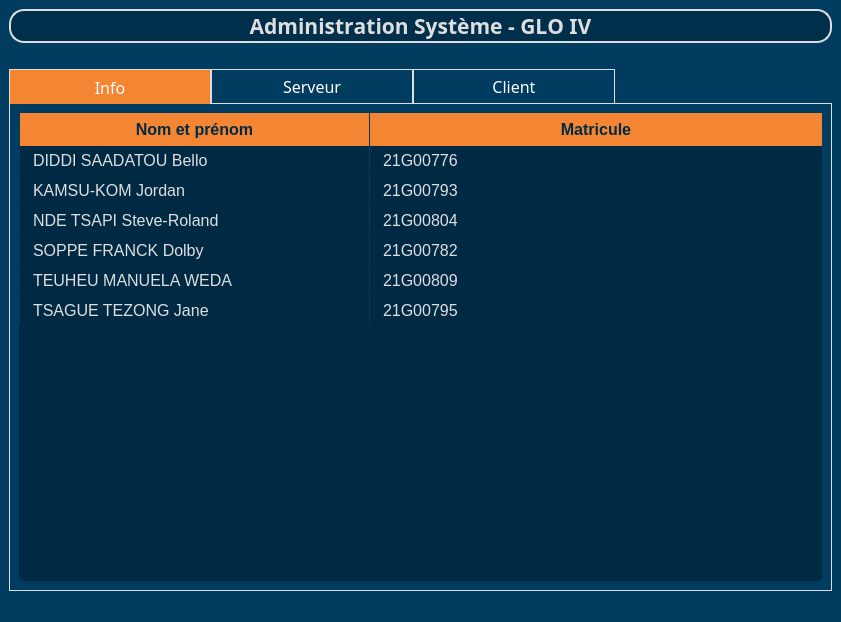
<?xml version="1.0" encoding="UTF-8"?>
<ui version="4.0">
 <class>MainWindow</class>
 <widget class="QMainWindow" name="MainWindow">
  <property name="geometry">
   <rect>
    <x>0</x>
    <y>0</y>
    <width>841</width>
    <height>622</height>
   </rect>
  </property>
  <property name="windowTitle">
   <string>Client-Serveur</string>
  </property>
  <property name="styleSheet">
   <string notr="true">background-color: #003C5F</string>
  </property>
  <widget class="QWidget" name="centralwidget">
   <layout class="QVBoxLayout" name="verticalLayout_3">
    <item>
     <layout class="QVBoxLayout" name="verticalLayout">
      <item>
       <widget class="QLabel" name="title">
        <property name="font">
         <font>
          <family>Montserrat SemiBold</family>
          <pointsize>16</pointsize>
          <weight>75</weight>
          <bold>true</bold>
          <stylestrategy>PreferDefault</stylestrategy>
          <kerning>false</kerning>
         </font>
        </property>
        <property name="styleSheet">
         <string notr="true">QLabel{
	background: rgba(0, 42, 68, 183);
	color: #dedede;
	border: 2px solid #dedede;
	border-radius: 15px;
}
</string>
        </property>
        <property name="text">
         <string>Administration Système - GLO IV</string>
        </property>
        <property name="alignment">
         <set>Qt::AlignCenter</set>
        </property>
       </widget>
      </item>
      <item>
       <spacer name="verticalSpacer">
        <property name="orientation">
         <enum>Qt::Vertical</enum>
        </property>
        <property name="sizeType">
         <enum>QSizePolicy::Fixed</enum>
        </property>
        <property name="sizeHint" stdset="0">
         <size>
          <width>20</width>
          <height>20</height>
         </size>
        </property>
       </spacer>
      </item>
      <item>
       <widget class="QTabWidget" name="pages">
        <property name="font">
         <font>
          <family>Montserrat Medium</family>
          <pointsize>12</pointsize>
         </font>
        </property>
        <property name="styleSheet">
         <string notr="true">QTabWidget{
	background: #003c5f;
}

QTabWidget::pane {
  border: 1px solid #DEDEDE;
  top:-1px; 
} 

QTabBar::tab {
	width: 100%;
  	color: #fff; 
  	border: 1px solid #DEDEDE;
  	padding: 5px 50px;
} 

QTabBar::tab:selected, QTabBar::tab:hover { 
  	background: #F38533; 
	margin-bottom: -1px; 
}</string>
        </property>
        <property name="currentIndex">
         <number>0</number>
        </property>
        <widget class="QWidget" name="pagePresentation">
         <property name="font">
          <font>
           <family>Montserrat Medium</family>
           <pointsize>12</pointsize>
          </font>
         </property>
         <attribute name="title">
          <string>Info</string>
         </attribute>
         <layout class="QVBoxLayout" name="verticalLayout_5">
          <item>
           <layout class="QVBoxLayout" name="verticalLayout_4">
            <item>
             <widget class="QTableWidget" name="table_camera">
              <property name="enabled">
               <bool>false</bool>
              </property>
              <property name="sizePolicy">
               <sizepolicy hsizetype="Expanding" vsizetype="Expanding">
                <horstretch>0</horstretch>
                <verstretch>0</verstretch>
               </sizepolicy>
              </property>
              <property name="cursor" stdset="0">
               <cursorShape>PointingHandCursor</cursorShape>
              </property>
              <property name="styleSheet">
               <string notr="true">*{
	background: #003C5F;
	font-size: 16px;
	color: #dedede;
}

QTableWidget {
	background: #002A44;
	border-radius: 5px;
}

 QScrollBar:vertical {
	border: none;
    background: rgb(52, 59, 72);
    width: 14px;
    margin: 21px 0 21px 0;
	border-radius: 0px;
 }

 QScrollBar::handle:vertical {	
	background: rgb(85, 170, 255);
    min-height: 25px;
	border-radius: 7px
 }
 QScrollBar::add-line:vertical {
     border: none;
    background: rgb(55, 63, 77);
     height: 20px;
	border-bottom-left-radius: 7px;
    border-bottom-right-radius: 7px;
     subcontrol-position: bottom;
     subcontrol-origin: margin;
 }
 QScrollBar::sub-line:vertical {
	border: none;
    background: rgb(55, 63, 77);
     height: 20px;
	border-top-left-radius: 7px;
    border-top-right-radius: 7px;
     subcontrol-position: top;
     subcontrol-origin: margin;
 }

 QScrollBar::up-arrow:vertical, QScrollBar::down-arrow:vertical {
     background: none;
 }

 QScrollBar::add-page:vertical, QScrollBar::sub-page:vertical {
     background: none;
 }


QHeaderView::section:horizontal {
	background-color: #F38533;
	padding: 5px;
	font-size: 16px;
	font-weight: bold;
	color: #002A44;
	border-radius: 0;
	border-left: 1px solid #003C5F;
}

QTableView::item {
	background: #002A44;
	border-left: 1px solid #003c5f;
	color: #dedede;
	padding-left: 10px;
}

QTableView::item:hover, QTableView::item:selected, QTableView::item:focus {
	background: #003c5f;
	color: #dedede;
}
</string>
              </property>
              <property name="frameShape">
               <enum>QFrame::NoFrame</enum>
              </property>
              <property name="verticalScrollBarPolicy">
               <enum>Qt::ScrollBarAsNeeded</enum>
              </property>
              <property name="editTriggers">
               <set>QAbstractItemView::DoubleClicked</set>
              </property>
              <property name="alternatingRowColors">
               <bool>false</bool>
              </property>
              <property name="selectionMode">
               <enum>QAbstractItemView::SingleSelection</enum>
              </property>
              <property name="selectionBehavior">
               <enum>QAbstractItemView::SelectRows</enum>
              </property>
              <property name="textElideMode">
               <enum>Qt::ElideLeft</enum>
              </property>
              <property name="gridStyle">
               <enum>Qt::NoPen</enum>
              </property>
              <property name="sortingEnabled">
               <bool>true</bool>
              </property>
              <property name="wordWrap">
               <bool>true</bool>
              </property>
              <property name="cornerButtonEnabled">
               <bool>false</bool>
              </property>
              <attribute name="horizontalHeaderCascadingSectionResizes">
               <bool>true</bool>
              </attribute>
              <attribute name="horizontalHeaderDefaultSectionSize">
               <number>350</number>
              </attribute>
              <attribute name="horizontalHeaderStretchLastSection">
               <bool>true</bool>
              </attribute>
              <attribute name="verticalHeaderVisible">
               <bool>false</bool>
              </attribute>
              <attribute name="verticalHeaderStretchLastSection">
               <bool>false</bool>
              </attribute>
              <row>
               <property name="text">
                <string>DIDDI</string>
               </property>
              </row>
              <row>
               <property name="text">
                <string>KAMSU</string>
               </property>
              </row>
              <row>
               <property name="text">
                <string>NDE</string>
               </property>
              </row>
              <row>
               <property name="text">
                <string>SOPPE</string>
               </property>
              </row>
              <row>
               <property name="text">
                <string>TEUHEU</string>
               </property>
              </row>
              <row>
               <property name="text">
                <string>TSAGUE</string>
               </property>
              </row>
              <column>
               <property name="text">
                <string>Nom et prénom</string>
               </property>
              </column>
              <column>
               <property name="text">
                <string>Matricule</string>
               </property>
              </column>
              <item row="0" column="0">
               <property name="text">
                <string>DIDDI SAADATOU Bello</string>
               </property>
              </item>
              <item row="0" column="1">
               <property name="text">
                <string>21G00776</string>
               </property>
              </item>
              <item row="1" column="0">
               <property name="text">
                <string>KAMSU-KOM Jordan</string>
               </property>
              </item>
              <item row="1" column="1">
               <property name="text">
                <string>21G00793</string>
               </property>
              </item>
              <item row="2" column="0">
               <property name="text">
                <string>NDE TSAPI Steve-Roland</string>
               </property>
              </item>
              <item row="2" column="1">
               <property name="text">
                <string>21G00804</string>
               </property>
              </item>
              <item row="3" column="0">
               <property name="text">
                <string>SOPPE FRANCK Dolby</string>
               </property>
              </item>
              <item row="3" column="1">
               <property name="text">
                <string>21G00782</string>
               </property>
              </item>
              <item row="4" column="0">
               <property name="text">
                <string>TEUHEU MANUELA WEDA</string>
               </property>
              </item>
              <item row="4" column="1">
               <property name="text">
                <string>21G00809</string>
               </property>
              </item>
              <item row="5" column="0">
               <property name="text">
                <string>TSAGUE TEZONG Jane</string>
               </property>
              </item>
              <item row="5" column="1">
               <property name="text">
                <string>21G00795</string>
               </property>
              </item>
             </widget>
            </item>
           </layout>
          </item>
         </layout>
        </widget>
        <widget class="QWidget" name="pageServeur">
         <property name="font">
          <font>
           <family>Montserrat Medium</family>
           <pointsize>12</pointsize>
          </font>
         </property>
         <attribute name="title">
          <string>Serveur</string>
         </attribute>
         <layout class="QVBoxLayout" name="verticalLayout_2">
          <item>
           <layout class="QVBoxLayout" name="verticalLayout_6">
            <item>
             <layout class="QHBoxLayout" name="horizontalLayout_2">
              <property name="topMargin">
               <number>10</number>
              </property>
              <property name="bottomMargin">
               <number>10</number>
              </property>
              <item>
               <widget class="QLabel" name="label_2">
                <property name="font">
                 <font>
                  <family>Montserrat Medium</family>
                  <pointsize>12</pointsize>
                 </font>
                </property>
                <property name="styleSheet">
                 <string notr="true">QLabel {
	color: #dedede;
	padding: 5px;
}</string>
                </property>
                <property name="text">
                 <string>Adresse IP : </string>
                </property>
               </widget>
              </item>
              <item>
               <widget class="QLabel" name="adresseIPServeur">
                <property name="sizePolicy">
                 <sizepolicy hsizetype="Preferred" vsizetype="Preferred">
                  <horstretch>0</horstretch>
                  <verstretch>0</verstretch>
                 </sizepolicy>
                </property>
                <property name="font">
                 <font>
                  <family>Montserrat ExtraBold</family>
                  <pointsize>12</pointsize>
                  <weight>75</weight>
                  <bold>true</bold>
                 </font>
                </property>
                <property name="styleSheet">
                 <string notr="true">QLabel {
	padding: 0 15px 0 27px;
	border: 2px solid #dedede;
	color: #dedede;
	background: transparent;
	border-radius: 15px;
}
</string>
                </property>
                <property name="text">
                 <string>0.0.0.0</string>
                </property>
                <property name="alignment">
                 <set>Qt::AlignCenter</set>
                </property>
               </widget>
              </item>
             </layout>
            </item>
            <item>
             <layout class="QHBoxLayout" name="horizontalLayout_4">
              <property name="topMargin">
               <number>10</number>
              </property>
              <property name="bottomMargin">
               <number>10</number>
              </property>
              <item>
               <widget class="QLabel" name="label_6">
                <property name="font">
                 <font>
                  <family>Montserrat Medium</family>
                  <pointsize>12</pointsize>
                 </font>
                </property>
                <property name="styleSheet">
                 <string notr="true">QLabel {
	color: #dedede;
	padding: 5px;
}</string>
                </property>
                <property name="text">
                 <string>Port :</string>
                </property>
               </widget>
              </item>
              <item>
               <widget class="QSpinBox" name="portServeur">
                <property name="sizePolicy">
                 <sizepolicy hsizetype="Minimum" vsizetype="Preferred">
                  <horstretch>0</horstretch>
                  <verstretch>0</verstretch>
                 </sizepolicy>
                </property>
                <property name="toolTip">
                 <string extracomment="Entrer un numéro de port sur lequel communiquer."/>
                </property>
                <property name="toolTipDuration">
                 <number>10</number>
                </property>
                <property name="statusTip">
                 <string/>
                </property>
                <property name="styleSheet">
                 <string notr="true">QSpinBox {
	padding: 0 15px 0 27px;
	border: 2px solid #dedede;
	color: #dedede;
	background: transparent;
	border-radius: 15px;
}

QSpinBox:hover, QSpinBox:focus {
	border-color: #F38533;
}</string>
                </property>
                <property name="minimum">
                 <number>1000</number>
                </property>
                <property name="maximum">
                 <number>9999</number>
                </property>
               </widget>
              </item>
             </layout>
            </item>
            <item alignment="Qt::AlignHCenter">
             <widget class="QPushButton" name="lancerServeur">
              <property name="enabled">
               <bool>true</bool>
              </property>
              <property name="sizePolicy">
               <sizepolicy hsizetype="Fixed" vsizetype="Fixed">
                <horstretch>0</horstretch>
                <verstretch>0</verstretch>
               </sizepolicy>
              </property>
              <property name="font">
               <font>
                <family>Montserrat SemiBold</family>
                <pointsize>11</pointsize>
               </font>
              </property>
              <property name="styleSheet">
               <string notr="true">QPushButton {
	color: #dedede;
	background: #002A44;
	border: 2px solid #dedede;
	border-radius: 15px;
	padding: 2px 15px;
}

QPushButton:disabled {
	background: rgb(0, 82, 129);
}

QPushButton:hover {
	background: #003c5f;
	border-color: #F38533;
}

QPushButton:pressed {
	background: #F38533;
}</string>
              </property>
              <property name="text">
               <string>Lancer</string>
              </property>
             </widget>
            </item>
            <item>
             <spacer name="verticalSpacer_2">
              <property name="orientation">
               <enum>Qt::Vertical</enum>
              </property>
              <property name="sizeType">
               <enum>QSizePolicy::Fixed</enum>
              </property>
              <property name="sizeHint" stdset="0">
               <size>
                <width>20</width>
                <height>20</height>
               </size>
              </property>
             </spacer>
            </item>
            <item>
             <widget class="QTextEdit" name="messagesServeur">
              <property name="enabled">
               <bool>true</bool>
              </property>
              <property name="font">
               <font>
                <family>Montserrat Medium</family>
                <pointsize>10</pointsize>
               </font>
              </property>
              <property name="styleSheet">
               <string notr="true">color: white; background: #002A44</string>
              </property>
              <property name="readOnly">
               <bool>true</bool>
              </property>
              <property name="html">
               <string>&lt;!DOCTYPE HTML PUBLIC &quot;-//W3C//DTD HTML 4.0//EN&quot; &quot;http://www.w3.org/TR/REC-html40/strict.dtd&quot;&gt;
&lt;html&gt;&lt;head&gt;&lt;meta name=&quot;qrichtext&quot; content=&quot;1&quot; /&gt;&lt;style type=&quot;text/css&quot;&gt;
p, li { white-space: pre-wrap; }
&lt;/style&gt;&lt;/head&gt;&lt;body style=&quot; font-family:'Montserrat Medium'; font-size:10pt; font-weight:400; font-style:normal;&quot;&gt;
&lt;p style=&quot; margin-top:0px; margin-bottom:0px; margin-left:0px; margin-right:0px; -qt-block-indent:0; text-indent:0px;&quot;&gt;&lt;span style=&quot; font-family:'MS Shell Dlg 2'; font-weight:600;&quot;&gt;- Nom du Serveur :&lt;/span&gt;&lt;span style=&quot; font-family:'MS Shell Dlg 2'; font-size:7.8pt;&quot;&gt; Groupe Warriors&lt;/span&gt;&lt;/p&gt;&lt;/body&gt;&lt;/html&gt;</string>
              </property>
             </widget>
            </item>
           </layout>
          </item>
         </layout>
        </widget>
        <widget class="QWidget" name="pageClient">
         <attribute name="title">
          <string>Client</string>
         </attribute>
         <layout class="QHBoxLayout" name="horizontalLayout">
          <item>
           <layout class="QVBoxLayout" name="verticalLayout_7">
            <item>
             <layout class="QHBoxLayout" name="horizontalLayout_8">
              <property name="topMargin">
               <number>10</number>
              </property>
              <property name="bottomMargin">
               <number>10</number>
              </property>
              <item>
               <widget class="QLabel" name="label_10">
                <property name="font">
                 <font>
                  <family>Montserrat Medium</family>
                  <pointsize>12</pointsize>
                 </font>
                </property>
                <property name="styleSheet">
                 <string notr="true">QLabel {
	color: #dedede;
	padding: 5px;
}</string>
                </property>
                <property name="text">
                 <string>Adresse IP : </string>
                </property>
               </widget>
              </item>
              <item>
               <widget class="QLineEdit" name="adresseIPClient">
                <property name="sizePolicy">
                 <sizepolicy hsizetype="Minimum" vsizetype="Preferred">
                  <horstretch>0</horstretch>
                  <verstretch>0</verstretch>
                 </sizepolicy>
                </property>
                <property name="styleSheet">
                 <string notr="true">QLineEdit {
	padding: 0 15px 0 27px;
	border: 2px solid #dedede;
	color: #dedede;
	background: transparent;
	border-radius: 15px;
}
</string>
                </property>
                <property name="text">
                 <string>127.0.0.1</string>
                </property>
                <property name="placeholderText">
                 <string>Entrer l'adresse IP du Serveur : 0.0.0.0</string>
                </property>
               </widget>
              </item>
             </layout>
            </item>
            <item>
             <layout class="QHBoxLayout" name="horizontalLayout_9">
              <property name="topMargin">
               <number>10</number>
              </property>
              <property name="bottomMargin">
               <number>10</number>
              </property>
              <item>
               <widget class="QLabel" name="label_11">
                <property name="font">
                 <font>
                  <family>Montserrat Medium</family>
                  <pointsize>12</pointsize>
                 </font>
                </property>
                <property name="styleSheet">
                 <string notr="true">QLabel {
	color: #dedede;
	padding: 5px;
}</string>
                </property>
                <property name="text">
                 <string>Port :</string>
                </property>
               </widget>
              </item>
              <item>
               <widget class="QSpinBox" name="portClient">
                <property name="sizePolicy">
                 <sizepolicy hsizetype="Minimum" vsizetype="Preferred">
                  <horstretch>0</horstretch>
                  <verstretch>0</verstretch>
                 </sizepolicy>
                </property>
                <property name="styleSheet">
                 <string notr="true">QSpinBox {
	padding: 0 15px 0 27px;
	border: 2px solid #dedede;
	color: #dedede;
	background: transparent;
	border-radius: 15px;
}

QSpinBox:hover, QSpinBox:focus {
	border-color: #F38533;
}</string>
                </property>
                <property name="minimum">
                 <number>1000</number>
                </property>
                <property name="maximum">
                 <number>9999</number>
                </property>
               </widget>
              </item>
             </layout>
            </item>
            <item>
             <layout class="QHBoxLayout" name="horizontalLayout_10">
              <property name="topMargin">
               <number>10</number>
              </property>
              <property name="bottomMargin">
               <number>10</number>
              </property>
              <item>
               <widget class="QLabel" name="label_12">
                <property name="font">
                 <font>
                  <family>Montserrat Medium</family>
                  <pointsize>12</pointsize>
                 </font>
                </property>
                <property name="styleSheet">
                 <string notr="true">QLabel {
	color: #dedede;
	padding: 5px;
}</string>
                </property>
                <property name="text">
                 <string>Nom du fichier :</string>
                </property>
               </widget>
              </item>
              <item>
               <widget class="QLineEdit" name="fichierClient">
                <property name="sizePolicy">
                 <sizepolicy hsizetype="Minimum" vsizetype="Preferred">
                  <horstretch>0</horstretch>
                  <verstretch>0</verstretch>
                 </sizepolicy>
                </property>
                <property name="styleSheet">
                 <string notr="true">QLineEdit {
	padding: 0 15px 0 27px;
	border: 2px solid #dedede;
	color: #dedede;
	background: transparent;
	border-radius: 15px;
}
</string>
                </property>
                <property name="text">
                 <string/>
                </property>
                <property name="placeholderText">
                 <string>Entrer le nom du fichier recherché</string>
                </property>
               </widget>
              </item>
             </layout>
            </item>
            <item alignment="Qt::AlignHCenter">
             <widget class="QPushButton" name="connexionServeur">
              <property name="enabled">
               <bool>true</bool>
              </property>
              <property name="sizePolicy">
               <sizepolicy hsizetype="Fixed" vsizetype="Fixed">
                <horstretch>0</horstretch>
                <verstretch>0</verstretch>
               </sizepolicy>
              </property>
              <property name="font">
               <font>
                <family>Montserrat SemiBold</family>
                <pointsize>11</pointsize>
               </font>
              </property>
              <property name="cursor">
               <cursorShape>PointingHandCursor</cursorShape>
              </property>
              <property name="styleSheet">
               <string notr="true">QPushButton {
	color: #dedede;
	background: #002A44;
	border: 2px solid #dedede;
	border-radius: 15px;
	padding: 2px 15px;
}

QPushButton:disabled {
	background: rgb(0, 82, 129);
}

QPushButton:hover {
	background: #003c5f;
	border-color: #F38533;
}

QPushButton:pressed {
	background: #F38533;
}</string>
              </property>
              <property name="text">
               <string>Se connecter</string>
              </property>
             </widget>
            </item>
            <item>
             <spacer name="verticalSpacer_4">
              <property name="orientation">
               <enum>Qt::Vertical</enum>
              </property>
              <property name="sizeType">
               <enum>QSizePolicy::Fixed</enum>
              </property>
              <property name="sizeHint" stdset="0">
               <size>
                <width>20</width>
                <height>20</height>
               </size>
              </property>
             </spacer>
            </item>
            <item>
             <widget class="QTextEdit" name="messagesClient">
              <property name="enabled">
               <bool>true</bool>
              </property>
              <property name="font">
               <font>
                <family>Montserrat Medium</family>
                <pointsize>10</pointsize>
               </font>
              </property>
              <property name="styleSheet">
               <string notr="true">color: white; background: #002A44</string>
              </property>
              <property name="readOnly">
               <bool>true</bool>
              </property>
              <property name="html">
               <string>&lt;!DOCTYPE HTML PUBLIC &quot;-//W3C//DTD HTML 4.0//EN&quot; &quot;http://www.w3.org/TR/REC-html40/strict.dtd&quot;&gt;
&lt;html&gt;&lt;head&gt;&lt;meta name=&quot;qrichtext&quot; content=&quot;1&quot; /&gt;&lt;style type=&quot;text/css&quot;&gt;
p, li { white-space: pre-wrap; }
&lt;/style&gt;&lt;/head&gt;&lt;body style=&quot; font-family:'Montserrat Medium'; font-size:10pt; font-weight:400; font-style:normal;&quot;&gt;
&lt;p style=&quot; margin-top:0px; margin-bottom:0px; margin-left:0px; margin-right:0px; -qt-block-indent:0; text-indent:0px;&quot;&gt;&lt;span style=&quot; font-family:'MS Shell Dlg 2'; font-weight:600;&quot;&gt;- Messages :&lt;/span&gt;&lt;span style=&quot; font-family:'MS Shell Dlg 2'; font-size:7.8pt;&quot;&gt; &lt;/span&gt;&lt;/p&gt;&lt;/body&gt;&lt;/html&gt;</string>
              </property>
             </widget>
            </item>
           </layout>
          </item>
         </layout>
        </widget>
       </widget>
      </item>
     </layout>
    </item>
   </layout>
  </widget>
  <widget class="QMenuBar" name="menubar">
   <property name="geometry">
    <rect>
     <x>0</x>
     <y>0</y>
     <width>841</width>
     <height>25</height>
    </rect>
   </property>
  </widget>
  <widget class="QStatusBar" name="statusbar"/>
 </widget>
 <resources/>
 <connections/>
</ui>
